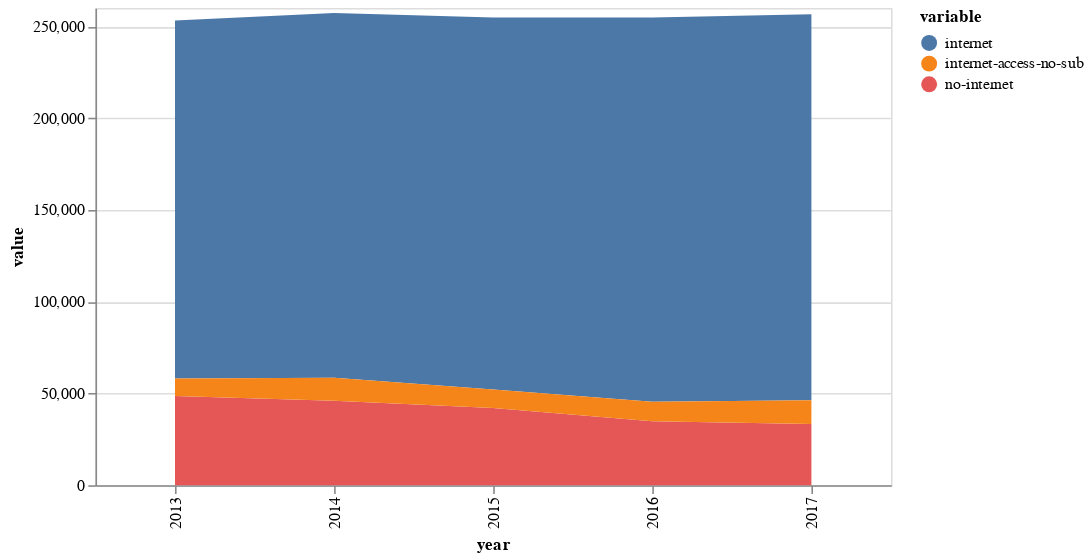

Source (notebook cell):
### Markdown cell above
Now we can create an chart that shows us all three categories. Create an area chart using the `internet_vt_long` dataset. How do you get it to show the different categories separately for each year?

### Code cell
alt.Chart(internet_vt_long).mark_area().encode(
    x="year:O",
    y="value:Q",
    color="variable:N"
).properties(
    width=500
)

### Figure 1 — Vega-Lite specification as saved in the notebook (floating-point values rounded to 4 significant figures)
{"$schema": "https://vega.github.io/schema/vega-lite/v2.6.0.json", "config": {"view": {"height": 300, "width": 400}}, "data": {"name": "data-22d599d91940b737985e8f9d22af4af2"}, "datasets": {"data-22d599d91940b737985e8f9d22af4af2": [{"value": 48591, "variable": "no-internet", "year": 2013}, {"value": 46029, "variable": "no-internet", "year": 2014}, {"value": 42129, "variable": "no-internet", "year": 2015}, {"value": 34919, "variable": "no-internet", "year": 2016}, {"value": 33400, "variable": "no-internet", "year": 2017}, {"value": 195037, "variable": "internet", "year": 2013}, {"value": 198660, "variable": "internet", "year": 2014}, {"value": 202770, "variable": "internet", "year": 2015}, {"value": 209394, "variable": "internet", "year": 2016}, {"value": 210329, "variable": "internet", "year": 2017}, {"value": 9606, "variable": "internet-access-no-sub", "year": 2013}, {"value": 12540, "variable": "internet-access-no-sub", "year": 2014}, {"value": 9966, "variable": "internet-access-no-sub", "year": 2015}, {"value": 10538, "variable": "internet-access-no-sub", "year": 2016}, {"value": 12900, "variable": "internet-access-no-sub", "year": 2017}]}, "encoding": {"color": {"field": "variable", "type": "nominal"}, "x": {"field": "year", "type": "ordinal"}, "y": {"field": "value", "type": "quantitative"}}, "mark": "area", "width": 500}
